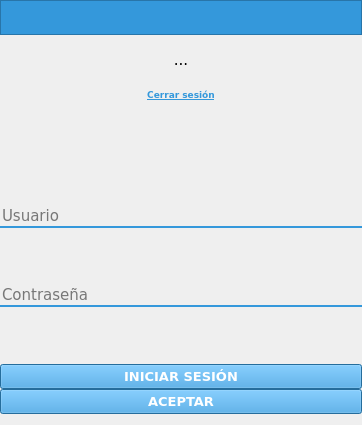
<?xml version="1.0" encoding="UTF-8"?>
<ui version="4.0">
 <class>Form</class>
 <widget class="QWidget" name="Form">
  <property name="geometry">
   <rect>
    <x>0</x>
    <y>0</y>
    <width>362</width>
    <height>425</height>
   </rect>
  </property>
  <property name="windowTitle">
   <string>Iniciar sesión</string>
  </property>
  <property name="windowIcon">
   <iconset>
    <normaloff>:/sigrdap/icons/usuario.png</normaloff>:/sigrdap/icons/usuario.png</iconset>
  </property>
  <property name="styleSheet">
   <string notr="true">QLineEdit {
background-color: transparent;
border-style: solid;
border-bottom: 2px solid #3498db;}

QPushButton:enabled{
background-color: #3498db;
color: rgb(255, 255, 255);
}

QPushButton:disabled{
background-color: #adc1ce;
color: rgb(255, 255, 255);
}</string>
  </property>
  <layout class="QVBoxLayout" name="verticalLayout">
   <property name="spacing">
    <number>0</number>
   </property>
   <property name="leftMargin">
    <number>0</number>
   </property>
   <property name="topMargin">
    <number>0</number>
   </property>
   <property name="rightMargin">
    <number>0</number>
   </property>
   <item>
    <widget class="QFrame" name="frame">
     <property name="sizePolicy">
      <sizepolicy hsizetype="Preferred" vsizetype="Fixed">
       <horstretch>0</horstretch>
       <verstretch>0</verstretch>
      </sizepolicy>
     </property>
     <property name="minimumSize">
      <size>
       <width>0</width>
       <height>35</height>
      </size>
     </property>
     <property name="styleSheet">
      <string notr="true">background-color: #3498db;</string>
     </property>
     <property name="frameShape">
      <enum>QFrame::StyledPanel</enum>
     </property>
     <property name="frameShadow">
      <enum>QFrame::Raised</enum>
     </property>
     <layout class="QHBoxLayout" name="horizontalLayout">
      <property name="spacing">
       <number>0</number>
      </property>
      <property name="leftMargin">
       <number>0</number>
      </property>
      <property name="topMargin">
       <number>0</number>
      </property>
      <property name="rightMargin">
       <number>0</number>
      </property>
      <property name="bottomMargin">
       <number>0</number>
      </property>
      <item>
       <spacer name="horizontalSpacer">
        <property name="orientation">
         <enum>Qt::Horizontal</enum>
        </property>
        <property name="sizeHint" stdset="0">
         <size>
          <width>40</width>
          <height>20</height>
         </size>
        </property>
       </spacer>
      </item>
      <item>
       <widget class="QPushButton" name="pushButton">
        <property name="text">
         <string/>
        </property>
        <property name="icon">
         <iconset>
          <normaloff>:/General/icons/closeicon.png</normaloff>:/General/icons/closeicon.png</iconset>
        </property>
        <property name="flat">
         <bool>true</bool>
        </property>
       </widget>
      </item>
     </layout>
    </widget>
   </item>
   <item>
    <widget class="QLabel" name="labelBienvenido">
     <property name="minimumSize">
      <size>
       <width>205</width>
       <height>0</height>
      </size>
     </property>
     <property name="font">
      <font>
       <family>Verdana</family>
       <pointsize>11</pointsize>
      </font>
     </property>
     <property name="text">
      <string>&lt;html&gt;&lt;head/&gt;&lt;body&gt;&lt;p align=&quot;center&quot;&gt;...&lt;/p&gt;&lt;/body&gt;&lt;/html&gt;</string>
     </property>
     <property name="alignment">
      <set>Qt::AlignCenter</set>
     </property>
     <property name="wordWrap">
      <bool>true</bool>
     </property>
    </widget>
   </item>
   <item>
    <widget class="QPushButton" name="botonLogout">
     <property name="font">
      <font>
       <family>Verdana</family>
       <pointsize>7</pointsize>
       <weight>75</weight>
       <bold>true</bold>
       <underline>true</underline>
      </font>
     </property>
     <property name="cursor">
      <cursorShape>PointingHandCursor</cursorShape>
     </property>
     <property name="focusPolicy">
      <enum>Qt::TabFocus</enum>
     </property>
     <property name="styleSheet">
      <string notr="true">:enabled{
	color: #3498db;
}

:disabled{
	color: #3498db;
}

:pressed{
	color: black;
	background: transparent;
}

:hover{
	font-size:7.5pt;
}</string>
     </property>
     <property name="text">
      <string>Cerrar sesión</string>
     </property>
     <property name="flat">
      <bool>true</bool>
     </property>
    </widget>
   </item>
   <item>
    <widget class="QLabel" name="logo">
     <property name="styleSheet">
      <string notr="true"/>
     </property>
     <property name="text">
      <string/>
     </property>
    </widget>
   </item>
   <item>
    <widget class="QLabel" name="spacer1">
     <property name="text">
      <string/>
     </property>
    </widget>
   </item>
   <item>
    <widget class="QLineEdit" name="editUsuario">
     <property name="minimumSize">
      <size>
       <width>320</width>
       <height>0</height>
      </size>
     </property>
     <property name="font">
      <font>
       <family>Verdana</family>
       <pointsize>11</pointsize>
      </font>
     </property>
     <property name="toolTip">
      <string>&lt;html&gt;&lt;head/&gt;&lt;body&gt;&lt;p&gt;jhhhj&lt;/p&gt;&lt;/body&gt;&lt;/html&gt;</string>
     </property>
     <property name="whatsThis">
      <string>&lt;html&gt;&lt;head/&gt;&lt;body&gt;&lt;p&gt;Usuario&lt;/p&gt;&lt;/body&gt;&lt;/html&gt;</string>
     </property>
     <property name="text">
      <string/>
     </property>
     <property name="placeholderText">
      <string>Usuario</string>
     </property>
    </widget>
   </item>
   <item>
    <widget class="QLabel" name="spacer2">
     <property name="text">
      <string/>
     </property>
    </widget>
   </item>
   <item>
    <spacer name="verticalSpacer">
     <property name="orientation">
      <enum>Qt::Vertical</enum>
     </property>
     <property name="sizeType">
      <enum>QSizePolicy::Fixed</enum>
     </property>
     <property name="sizeHint" stdset="0">
      <size>
       <width>20</width>
       <height>7</height>
      </size>
     </property>
    </spacer>
   </item>
   <item>
    <widget class="QLineEdit" name="editPassword">
     <property name="minimumSize">
      <size>
       <width>320</width>
       <height>0</height>
      </size>
     </property>
     <property name="font">
      <font>
       <family>Verdana</family>
       <pointsize>11</pointsize>
      </font>
     </property>
     <property name="text">
      <string/>
     </property>
     <property name="echoMode">
      <enum>QLineEdit::Password</enum>
     </property>
     <property name="placeholderText">
      <string>Contraseña</string>
     </property>
    </widget>
   </item>
   <item>
    <widget class="QLabel" name="spacer3">
     <property name="text">
      <string/>
     </property>
    </widget>
   </item>
   <item>
    <spacer name="verticalSpacer_2">
     <property name="orientation">
      <enum>Qt::Vertical</enum>
     </property>
     <property name="sizeType">
      <enum>QSizePolicy::Fixed</enum>
     </property>
     <property name="sizeHint" stdset="0">
      <size>
       <width>20</width>
       <height>7</height>
      </size>
     </property>
    </spacer>
   </item>
   <item>
    <widget class="QPushButton" name="botonLogin">
     <property name="font">
      <font>
       <family>Verdana</family>
       <pointsize>10</pointsize>
       <weight>75</weight>
       <bold>true</bold>
      </font>
     </property>
     <property name="styleSheet">
      <string notr="true"/>
     </property>
     <property name="text">
      <string>INICIAR SESIÓN</string>
     </property>
    </widget>
   </item>
   <item>
    <widget class="QPushButton" name="botonAceptar">
     <property name="font">
      <font>
       <family>Verdana</family>
       <pointsize>10</pointsize>
       <weight>75</weight>
       <bold>true</bold>
      </font>
     </property>
     <property name="text">
      <string>ACEPTAR</string>
     </property>
    </widget>
   </item>
  </layout>
 </widget>
 <tabstops>
  <tabstop>editUsuario</tabstop>
  <tabstop>editPassword</tabstop>
  <tabstop>botonLogin</tabstop>
  <tabstop>botonAceptar</tabstop>
  <tabstop>botonLogout</tabstop>
 </tabstops>
 <resources/>
 <connections/>
</ui>
